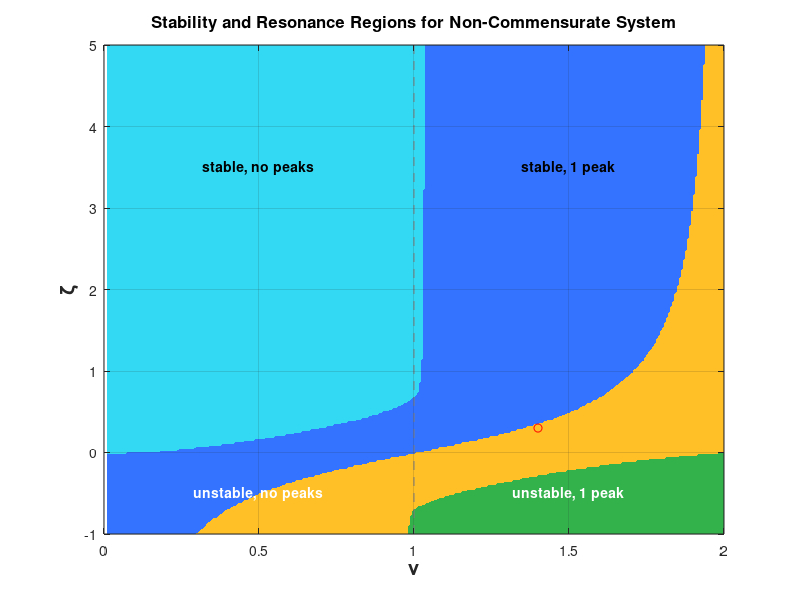

This figure's MATLAB source:
%==========================================================================
% THESIS PROJECT: Time-Domain Identification of Second-Species Systems
% AUTHOR: Rodrigo Fonseca
% DATE: 2026
% TYPE: SCRTIPT
% STATUS: IN PROGRESS
%
% PROGRAM DESCRIPTION: 
% The goal is to plot the stability chart zonsidering zeta and nu for the
% various systems like in the bibliography
% Based on: Hmed et al. (2015) - "Stability and resonance conditions..."
%
%
% OUTPUT FOLDER: results\stabilityChart
%==========================================================================

close all;

% Parameters and Grid Setup
nu_vec = linspace(0.01, 2, 300);    % nu range (x-axis)
zeta_vec = linspace(-1, 5, 300);   % zeta range (y-axis)
[NU, ZETA] = meshgrid(nu_vec, zeta_vec);

% classification matrix
% 1: Stable, no peaks | 2: Stable, 1 peak | 3: Unstable, 1 peak | 4: Unstable, no peak
Regions = zeros(size(NU));

for i = 1:numel(NU)
    nu = NU(i);
    zeta = ZETA(i);
    
    % --- Stability Boundary Calculation ---
    zeta_osc = -sin((nu + 1) * pi/2) / (2 * sin(nu * pi/2));
    is_stable = (zeta > zeta_osc);
    
    % --- Resonance Detection ---
    w = logspace(-2, 2, 400); % Frequency vector
    s = 1j * w;
    G_jw = 1 ./ (s.^(nu+1) + 2*zeta*s.^nu + 1);
    mag = abs(G_jw);
    
    has_peak = max(mag) > 1.001; 
    
    % 3. Categorization
    if is_stable && ~has_peak
        Regions(i) = 1; % Cyan
    elseif is_stable && has_peak
        Regions(i) = 2; % Blue
    elseif ~is_stable && has_peak
        Regions(i) = 3; % Yellow/Orange
    else
        Regions(i) = 4; % Green
    end
end

% 4. Visualization
figure('Color', 'w', 'Position', [100 100 850 600]);

% Plot the filled regions
[~, h] = contourf(NU, ZETA, Regions, [1 2 3 4]);
set(h, 'LineColor', 'none');
hold on;


% Define custom colors matching the user image
% Regions: [Cyan, Blue, Orange/Yellow, Green]
myMap = [0.2, 0.85, 0.95;  % Region 1
         0.2, 0.45, 1.0;   % Region 2
         1.0, 0.75, 0.15;  % Region 3
         0.2, 0.70, 0.3];  % Region 4
colormap(myMap);

% Formatting the plot
xlabel('\nu', 'FontSize', 14, 'FontWeight', 'bold');
ylabel('\zeta', 'FontSize', 14, 'FontWeight', 'bold');
title('Stability and Resonance Regions for Non-Commensurate System', 'FontSize', 12);
axis([0 2 -1 5]);
grid on;

% Add Text Labels
text(0.5, 3.5, 'stable, no peaks', 'FontWeight', 'bold', 'HorizontalAlignment', 'center');
text(1.5, 3.5, 'stable, 1 peak', 'FontWeight', 'bold', 'HorizontalAlignment', 'center');
text(1.5, -0.5, 'unstable, 1 peak', 'FontWeight', 'bold', 'HorizontalAlignment', 'center', 'Color', 'w');
text(0.5, -0.5, 'unstable, no peaks', 'FontWeight', 'bold', 'HorizontalAlignment', 'center', 'Color', 'w');

% Optional: Draw vertical line at nu = 1 to show standard 2nd order case
line([1 1], [-1 5], 'Color', [0.5 0.5 0.5], 'LineStyle', '--');

plot(1.4, 0.3, 'ro')
